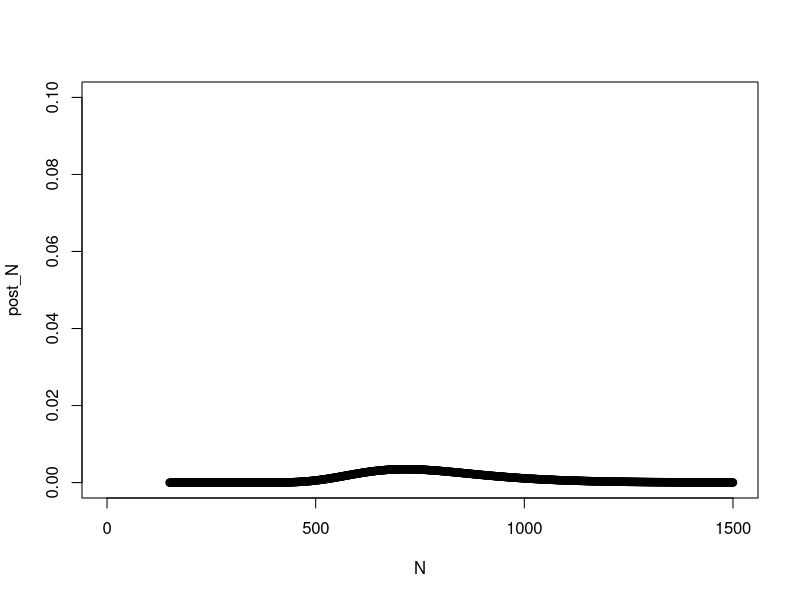
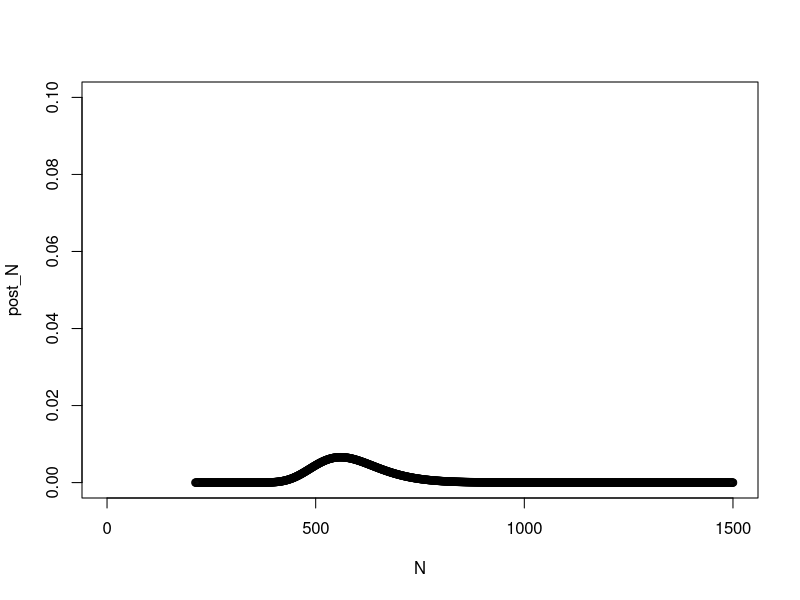
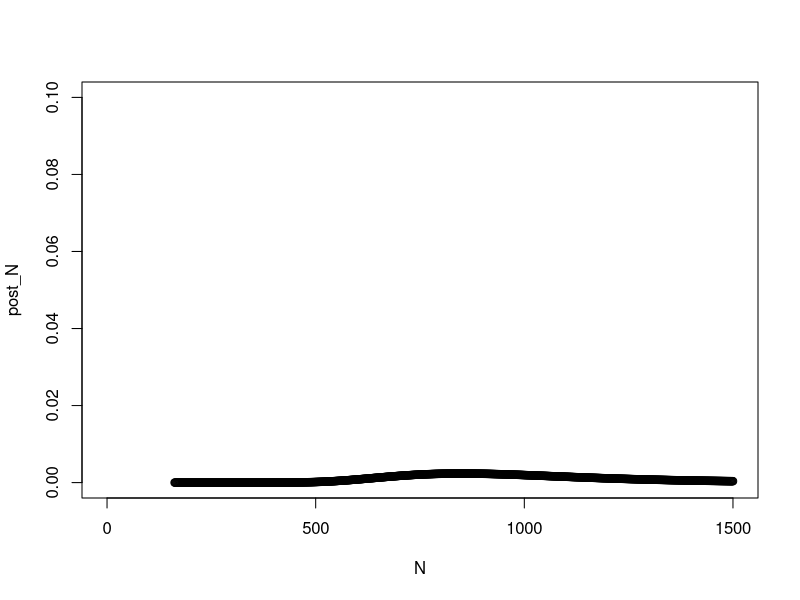
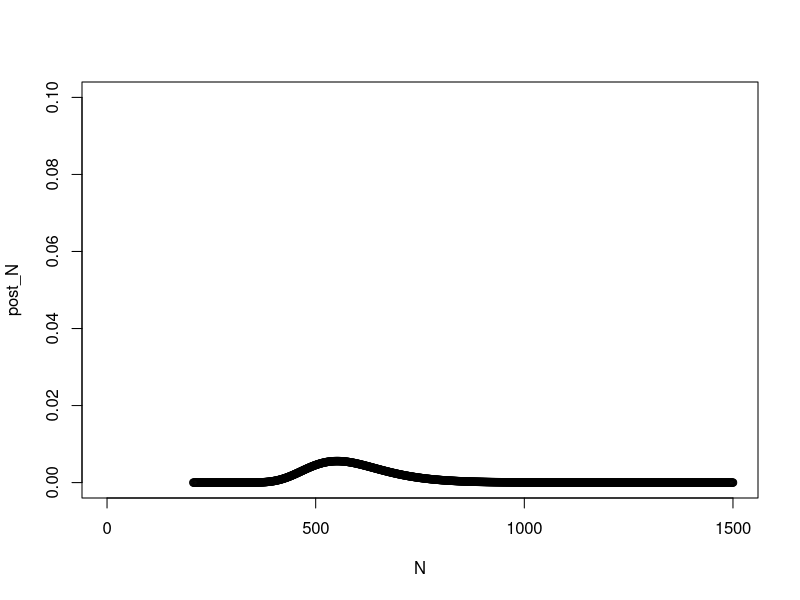
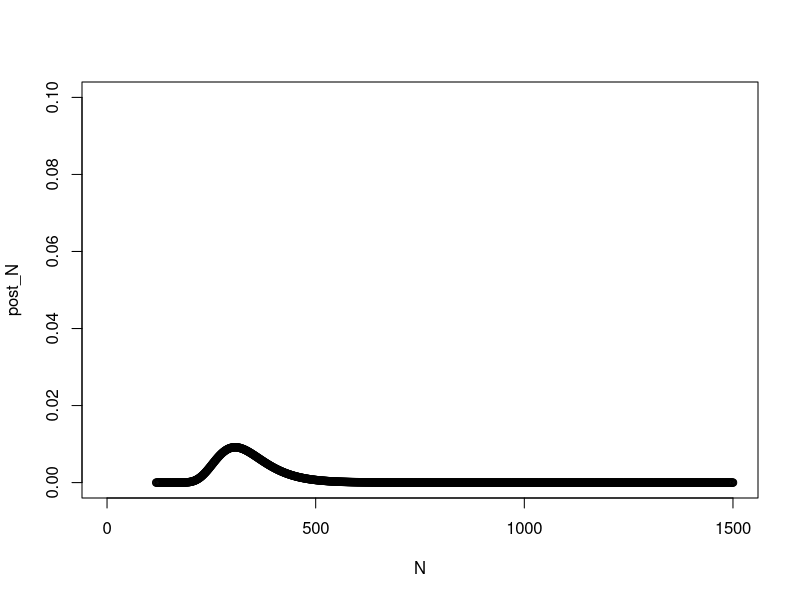
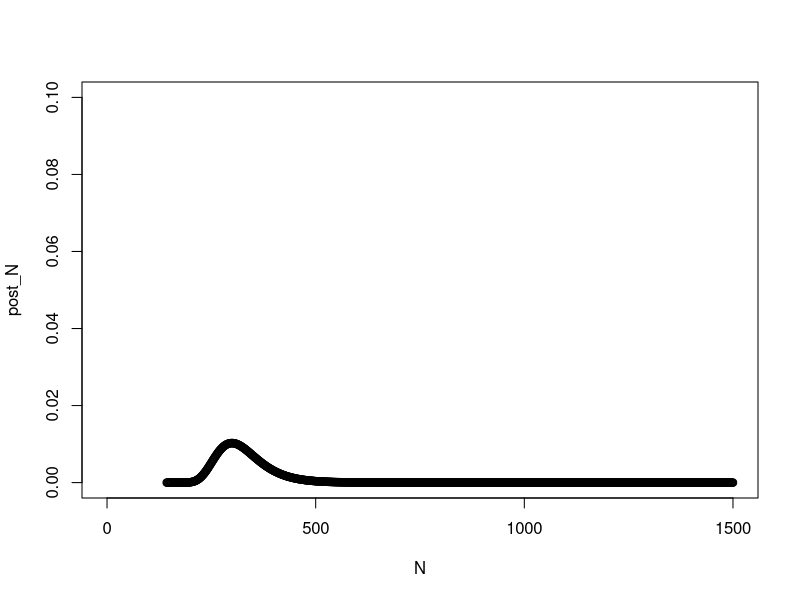

Write R code to recreate these figures, in order.
###########
# Sequential Bayes

bayesSequential <- function(nsamp, marked, caught, recaps){
  
  results = data.frame(matrix(ncol = 11, nrow = nsamp))
  x <- c('occasion', 'marked', 'caught', 'recaps', 'chapman', 'varchap', 'LCIchap', 'UCIchap', 'N', 'LL', "UL")
  colnames(results) <- x
  
  for(i in 1:nsamp){
    marked = marked + (caught[i] - recaps[i]) #total number marked 
    N = seq(marked+10, 1500, length.out = 1000)
    
    #calculates chapman estimate
    chap = ((marked+1)*(caught[i]+1))/(recaps[i]+1) - 1
    
    #calculates chapman estimate variance
    varchap = ((marked+1)*(caught[i]+1)*(marked-recaps[i])*(caught[i]-recaps[i]))/(((recaps[i]+1)^2)*(recaps[i]+2))
    
    #calculates chapman estimate confidence intervals
    LCIchap = chap-1.965*sqrt(varchap[i])
    UCIchap = chap+1.965*sqrt(varchap[i])
    
    #calculate posterior distribution
    pdf_N <- rep(NA, length(N)) #vector to store probability function
    for (j in 1:length(N)){ #for each possible value
      pdf_N[j] <- (marked/N[j])^recaps[i] * (1-marked/N[j])^(caught[i]-recaps[i]) #likelihood for each value of N
    }
    post_N <- pdf_N/sum(pdf_N) #re-scale by p(x)
    
    #plot posterior probability for each possible value of N
    plot(post_N ~ N, xlim=c(0,max(N)), ylim=c(0,0.1))
    
    #scale by max of post_N
    z<-post_N/max(post_N)
    
    #find abundance with confidence intervals
    #add them to data frame
    turtle_N= N[which.max(z)]
    #turtle_N_LL = N[which(density(z,n=1000)$x >= 0.025)[1]]
    #turtle_N_UL = N[which(density(z,n=1000)$x >= 0.975)[1]-1]
    turtle_N_LL=N[which(density(z, n = 1000)$x < 0.026 & density(z, n = 1000)$x > 0.024)]
    ifelse(length(turtle_N_LL) > 1, turtle_N_LL <- mean(turtle_N_LL), turtle_N_LL <- turtle_N_LL)
    turtle_N_UL=N[which(density(z, n = 1000)$x > 0.974 & density(z, n = 1000)$x < 0.976)]
    ifelse(length(turtle_N_UL) > 1, turtle_N_UL <- mean(turtle_N_UL), turtle_N_UL <- turtle_N_UL)
    
    results$occasion[i] <- i
    results$marked[i] <- marked
    results$caught[i] <- caught[i]
    results$recaps[i] <- recaps[i]
    results$chapman[i] <- chap
    results$varchap[i] <- varchap
    results$LCIchap[i] <- LCIchap[i]
    results$UCIchap[i] <- UCIchap[i]
    results$N[i] <- turtle_N
    results$LL[i] <- turtle_N_LL
    results$UL[i] <- turtle_N_UL
  }
  return(results)
}



## Rum Island Site Only

#2010
nsamp2010 = 3 - 1 #number of sampling occasions minus 1
marked2010 = 62 #number marked and released on 1st occasions (sampling occasion 1)
caught2010 = c(97, 97) #number of captures (1st occasion always 0)
recaps2010 = c(19, 35) #number of recaps (1st occasion always 0)

results2010 <- bayesSequential(nsamp2010, marked2010, caught2010, recaps2010)


#2011
nsamp2011 = 3 - 1  #number of total sampling occasions minus 1
marked2011 = 97
caught2011 = c(67,70)
recaps2011 = c(12,25)

results2011 <- bayesSequential(nsamp2011, marked2011, caught2011, recaps2011)


#2019 
nsamp2019RI = 3 - 1 #3 sampling occasions minus 1
marked2019RI = 73
caught2019RI = c(54,45)
recaps2019RI = c(19,20)

results2019RI <- bayesSequential(nsamp2019RI, marked2019RI, caught2019RI, recaps2019RI)

